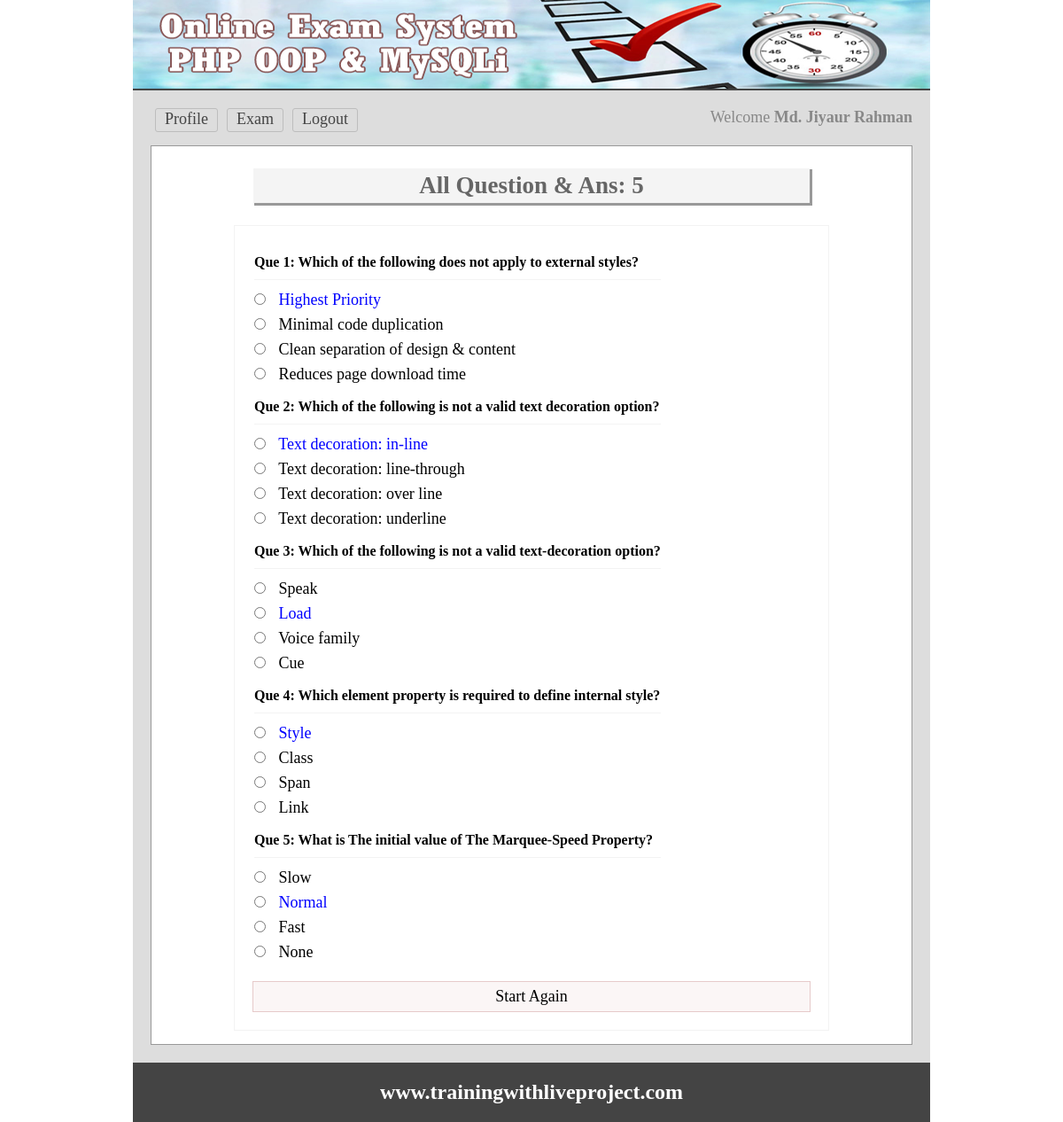
Screenshot of /viewanswer.php (signed in) with the database file from the repository.
### tables this page shows
CREATE TABLE IF NOT EXISTS `tbl_ques` (
  `id` int(11) NOT NULL AUTO_INCREMENT,
  `quesNo` int(11) NOT NULL,
  `ques` text NOT NULL,
  PRIMARY KEY (`id`)
);

CREATE TABLE IF NOT EXISTS `tbl_ans` (
  `id` int(11) NOT NULL AUTO_INCREMENT,
  `quesNo` int(11) NOT NULL,
  `rightAns` int(11) NOT NULL DEFAULT '0',
  `ans` text NOT NULL,
  PRIMARY KEY (`id`)
);

### lib/Session.php (called while the page is built, shortened)
<?php
class Session{
	 public static function get($key){
	 	if (isset($_SESSION[$key])) {
	 		return $_SESSION[$key];
	 	} else {
	 		return false;
	 	}
	 }
}
?>

### classes/exam.php (called while the page is built, shortened)
<?php
    $filepath = realpath(dirname(__FILE__));
	include_once ($filepath.'/../lib/Database.php');
	class exam{
		public  $db;
		public function __construct(){
			$this->db = new Database();
		}
		public function getAllQuestionASC(){
			$query 		= "SELECT * FROM tbl_ques ORDER BY id ASC";
			$getResult 	= $this->db->select($query);
			return $getResult;
		}
		public function getQuesRow(){
			$query 		= "SELECT * FROM tbl_ques;";
			$data 		= $this->db->select($query);
			if ($data) {
				$getResult 	= $data->num_rows;
				return $getResult;
			}
		}
		public function getMulpulChoiceData($qNumber){
			$query 		= "SELECT * FROM tbl_ans WHERE quesNo ='$qNumber'";
			$result 		= $this->db->select($query);
			return $result;
		}
	}
?>

### lib/Database.php (called while the page is built, shortened)
<?php
Class Database{
	public $host   = DB_HOST;
	public $user   = DB_USER;
	public $pass   = DB_PASS;
	public $dbname = DB_NAME;
	public $link;
	private function connectDB(){
	$this->link = new mysqli($this->host, $this->user, $this->pass, $this->dbname);
 }
	public function select($query){
		$result = $this->link->query($query) or die($this->link->error.__LINE__);
		if($result->num_rows > 0){
			return $result;
		} else {
			return false;
		}
	}
}

### viewanswer.php (the view, shortened to what this page needs)
<?php include 'inc/header.php'; ?>
<?php
	$numberRow 	= $exam->getQuesRow();
?>
<div class="main">
<h1>All Question & Ans: <?php echo $numberRow; ?></h1>
	<div class="test">
		<form method="post" action="">
		<table>
		<?php
			$result = $exam->getAllQuestionASC();
			if ($result) {
				while ($value = $result->fetch_assoc()) {
		?>
			<tr>
				<td colspan="2">
				 <h3>Que <?php echo $value['quesNo']; ?>: <?php echo $value['ques']; ?></h3>
				</td>
			</tr>
		<?php
			$getAnswer = $exam->getMulpulChoiceData($value['quesNo']);
			if ($getAnswer) {
				while ($ansData = $getAnswer->fetch_assoc()) {
		?>
			<tr>
				<td>
				 	<input type="radio"/>
				 	<?php
				 		if ($ansData['rightAns'] == 1) {
				 			echo "<span style='color:blue;'>".$ansData['ans']."<span>";
				 		}else{
				 			echo $ansData['ans'];
				 		}
				 	 ?>
				</td>
			</tr>
	<?php }} ?>
	<?php }} ?>
		</table>
		<a class="start_again" href="starttest.php">Start Again</a>
</div>
 </div>
<?php include 'inc/footer.php'; ?>

### inc/header.php (shortened to what this page needs)
<?php
    $filepath = realpath(dirname(__FILE__));
    include_once ($filepath.'/../lib/Session.php');
	include_once ($filepath.'/../lib/Database.php');
	$exam 	= new exam();
?>
<!doctype html>
<html>
<head>
	<link rel="stylesheet" href="css/main.css">
</head>
<body>
<div class="phpcoding">
	<section class="headeroption"></section>
		<section class="maincontent">
		<div class="menu">
			<ul>
				<?php
					if (Session::get("userlogin") == true) {
				?>
					<li><a href="profile.php">Profile</a></li>
					<li><a href="exam.php">Exam</a></li>
					<li><a href="?action=logout">Logout</a></li>
				<?php }else{ ?>
					<li><a href="index.php">Login</a></li>
					<li><a href="register.php">Register</a></li>
				<?php } ?>
			</ul>
			<?php
				if (Session::get("userlogin") == true) {
			?>
				<span style="color: #888;float: right;">Welcome <strong><?php echo Session::get("name"); ?></strong></span>
			<?php
				}
			?>
		</div>

### inc/footer.php
 </section>
<section class="footeroption">
		<h2><?php echo "www.trainingwithliveproject.com"; ?></h2>
	</section>
</div>
</body>
</html>

### css/main.css (style rules this page uses)
* { margin:0;padding:0;outline:none }
body { font-family:verdana }
.phpcoding { width:900px; margin: 0 auto;background:#ddd }
.headeroption { background: #444 url("../img/banner.png") no-repeat scroll 0 0; border-bottom: 2px solid #444444; height: 100px; }
.footeroption { background:#444;color:#fff;text-align:center;padding:20px; }
.headeroption h2, .footeroption h2 { margin:0;font-size:24px }
.maincontent { font-size: 18px; min-height: 430px; padding: 20px; }
.main { background: #fff none repeat scroll 0 0; border: 1px solid #999; margin-top: 10px; min-height: 368px; padding: 15px; width: 828px; }
.main h1 { background: #f4f4f4 none repeat scroll 0 0; box-shadow: 2px 2px 0 1px #999; color: #666; margin: 10px auto 25px; padding: 4px; text-align: center; width: 620px; }
.menu { overflow:hidden; }
.menu ul { margin:0;padding:0;list-style:none }
.menu ul li { display:block;float:left; }
.menu ul li a { border: 1px solid #bdbdbd; border-radius: 3px; color: #444; display: block; margin: 0 5px 5px; padding: 1px 10px 3px; text-decoration: none; }
.test { border: 1px solid #f3f3f3; margin: 0 auto; max-width: 615px; padding: 20px; }
.test input[type="radio"] { margin-bottom: 10px; margin-right: 10px; cursor:pointer; }
.test h3 { border-bottom: 1px solid #f3f3f3; font-size: 16px; margin-bottom: 10px; padding-bottom: 10px; }

### viewanswer.php (style rules this page uses)
.test { border: 1px solid #f3f3f3;margin: 0 auto;max-width: 630px;padding: 20px; }
.test h3 { der-bottom: 1px solid #f3f3f3;font-size: 16px;padding-bottom: 10px;margin: 10px 0; }
.start_again { display: block;text-decoration: none;border: 1px solid #E6CACA;padding: 6px;text-align: center;margin-top: 10px;color: black;background: #fbf6f6;margin-top: 15px; }

### rows the page displays
tbl_ques: quesNo "1", ques "Which of the following does not apply to external styles?"
tbl_ans: ans "Highest Priority"
tbl_ans: ans "Minimal code duplication"
tbl_ans: ans "Clean separation of design & content"
tbl_ans: ans "Reduces page download time"
tbl_ques: quesNo "2", ques "Which of the following is not a valid text decoration option?"
tbl_ans: ans "Text decoration: in-line"
tbl_ans: ans "Text decoration: line-through"
tbl_ans: ans "Text decoration: over line"
tbl_ans: ans "Text decoration: underline"
tbl_ques: quesNo "3", ques "Which of the following is not a valid text-decoration option?"
tbl_ans: ans "Speak"
tbl_ans: ans "Load"
tbl_ans: ans "Voice family"
tbl_ans: ans "Cue"
tbl_ques: quesNo "4", ques "Which element property is required to define internal style?"
tbl_ans: ans "Style"
tbl_ans: ans "Class"
tbl_ans: ans "Span"
tbl_ans: ans "Link"
tbl_ques: quesNo "5", ques "What is The initial value of The Marquee-Speed Property?"
tbl_ans: ans "Slow"
tbl_ans: ans "Normal"
tbl_ans: ans "Fast"
tbl_ans: ans "None"

### other values shown
Session::get("name") "Md. Jiyaur Rahman"
$numberRow "5"
